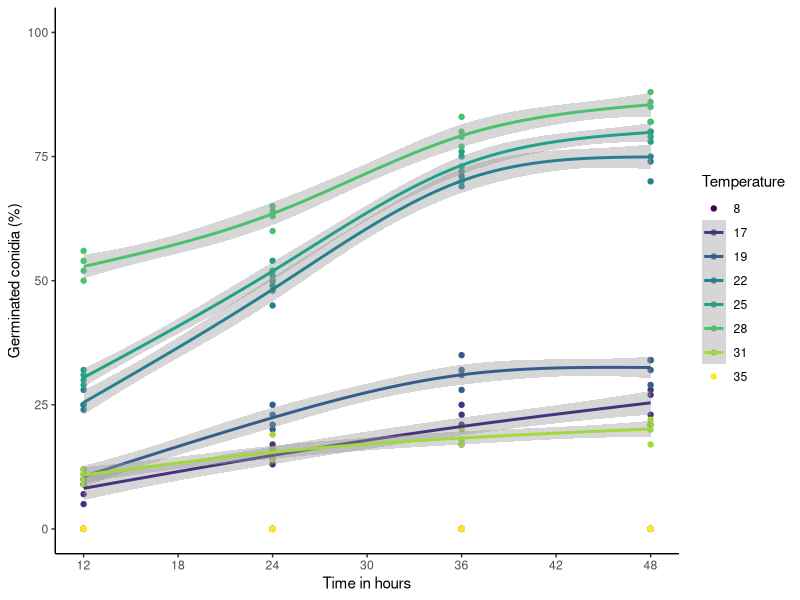
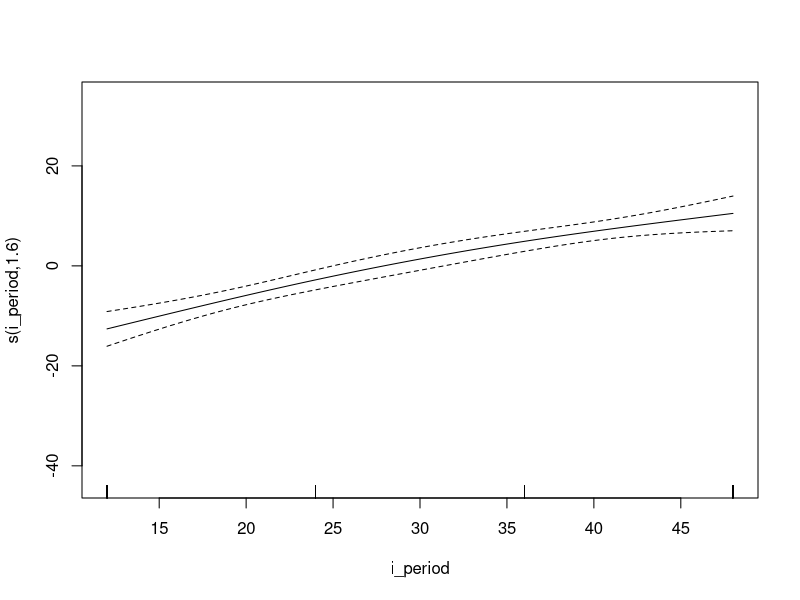
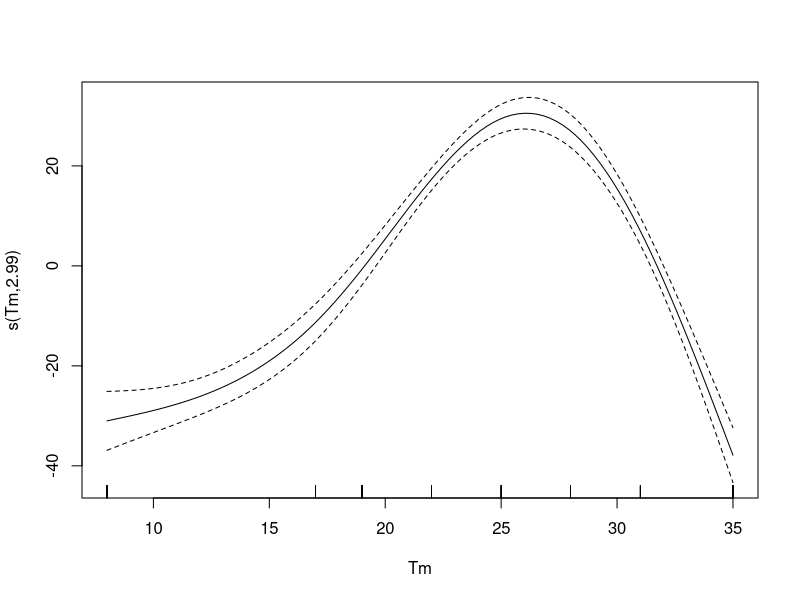
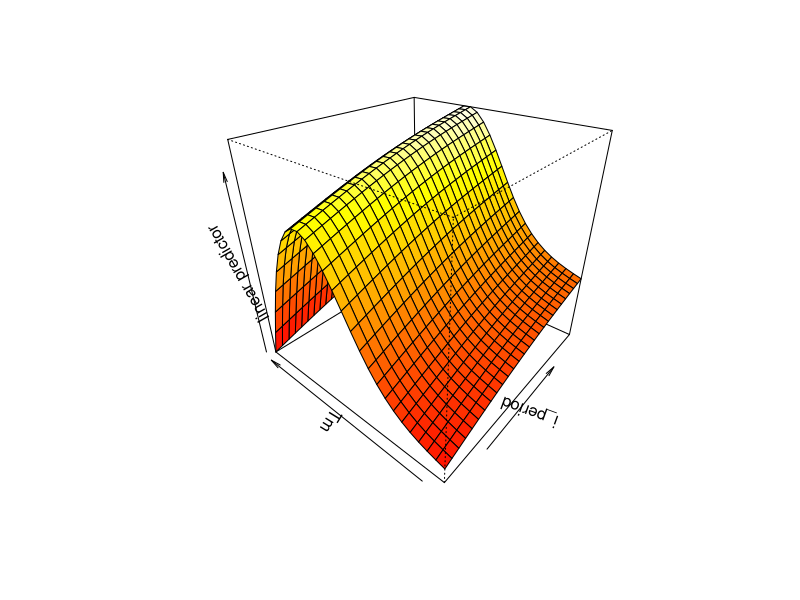
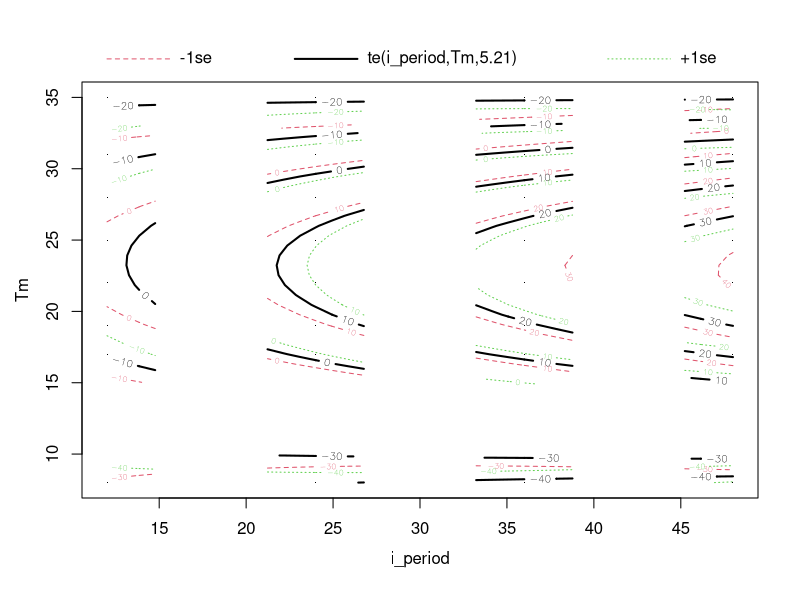
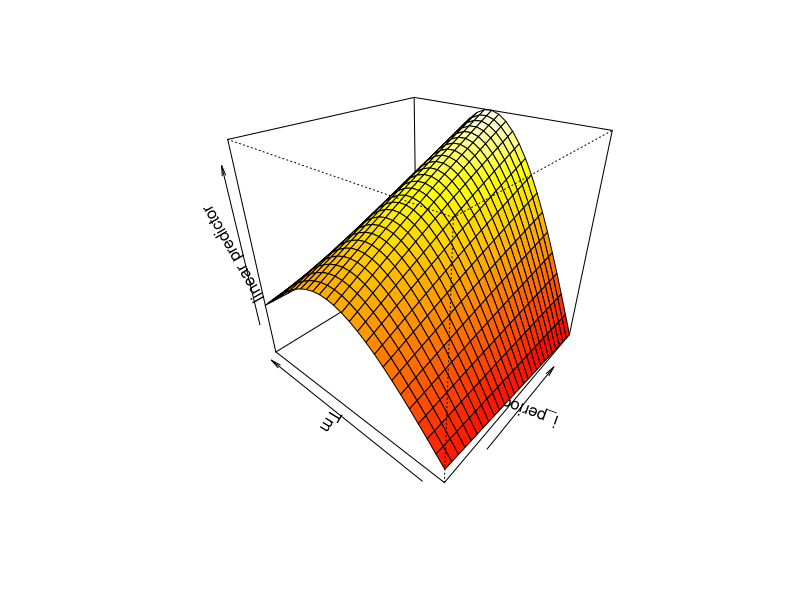
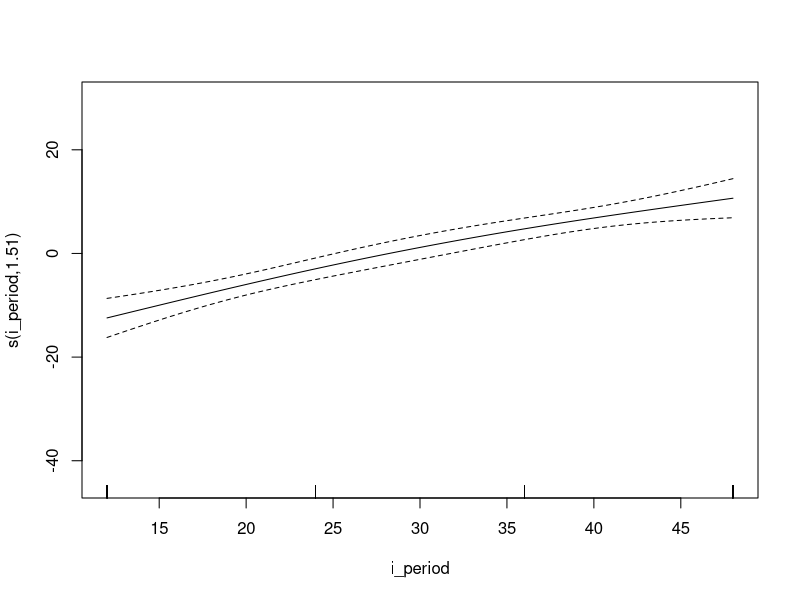
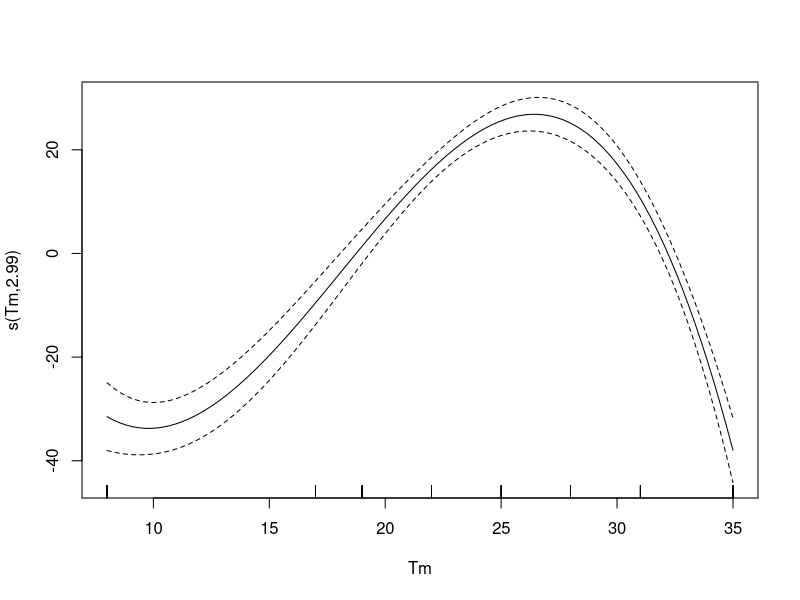

The R script that drew these images, in order:
## ---- chunk 1
library(data.table)
library(mgcv)
library(lme4)
library(ggplot2)
## ---- chunk 2
g_tm <- fread("cache/germination_temperature.csv")
g_vpd <- fread("cache/germination_response_to_vpd.csv")
## ---- chunk 3
head(g_tm)
str(g_tm)
## ---- chunk 4
g_tm |>
   ggplot(aes(x = i_period, y = germ_conidia, colour = as.factor(Tm))) + 
   geom_point()+
   geom_smooth(method = "gam",formula = y ~ s(x, k = 4))+
   scale_color_viridis_d()+
   xlab("Time in hours")+
   ylab("Germinated conidia (%)")+
   labs(colour = "Temperature")+
   theme_classic()+
   scale_x_continuous(limits = c(12,48), breaks = c(12,18,24,30,36,42,48))+
   scale_y_continuous(limits = c(0,100), n.breaks = 5)
   
## ---- chunk 5
m1 <- gam(germ_conidia ~ s(i_period, k=3) + s(Tm, k =4), data = g_tm)
summary(m1)
plot(m1)
vis.gam(m1,
        theta = -50, # horizontal rotation
        phi = 30, # vertical rotation
        n.grid = max(g_tm$Tm) - min(g_tm$Tm) # grid cells
        )
## ---- chunk 6
m2 <- gam(germ_conidia ~ te(i_period, Tm, k = 3), data = g_tm)
summary(m2)
plot(m2)
vis.gam(m2, 
        theta = -50, # horizontal rotation
        phi = 30, # vertical rotation
        n.grid = max(g_tm$Tm) - min(g_tm$Tm) # grid cells
        )
## ---- chunk 7
anova(m1,m2, test = "Chisq")
## ---- chunk 8
m3 <- gam(germ_conidia ~ s(i_period, k=3) + s(Tm, k =4, bs = "ps"), data = g_tm)
summary(m3)
plot(m3)
vis.gam(m3,
        theta = -50, # horizontal rotation
        phi = 30, # vertical rotation
        n.grid = max(g_tm$Tm) - min(g_tm$Tm) # grid cells
        )
## ---- chunk 9
anova(m1,m3, test = "Chisq")
## ---- chunk 10
m4 <- gam(germ_conidia ~ s(i_period, k=3) + s(Tm, k =4, bs = "cp"), data = g_tm)
summary(m4)
plot(m4)
vis.gam(m4,
        theta = -50, # horizontal rotation
        phi = 30, # vertical rotation
        n.grid = max(g_tm$Tm) - min(g_tm$Tm) # grid cells
        )
## ---- chunk 11
anova(m3,m4, test = "Chisq")
## ---- chunk 12
m5 <- gam(germ_conidia ~ s(i_period, k=3) + s(Tm, k =5, bs = "ps"), data = g_tm)
summary(m5)
plot(m5)
vis.gam(m5,
        theta = -50, # horizontal rotation
        phi = 30, # vertical rotation
        n.grid = max(g_tm$Tm) - min(g_tm$Tm) # grid cells
        )
## ---- chunk 13
anova(m4,m5, test = "Chisq")
## ---- chunk 14
AIC(m1,m2,m3,m4,m5)
